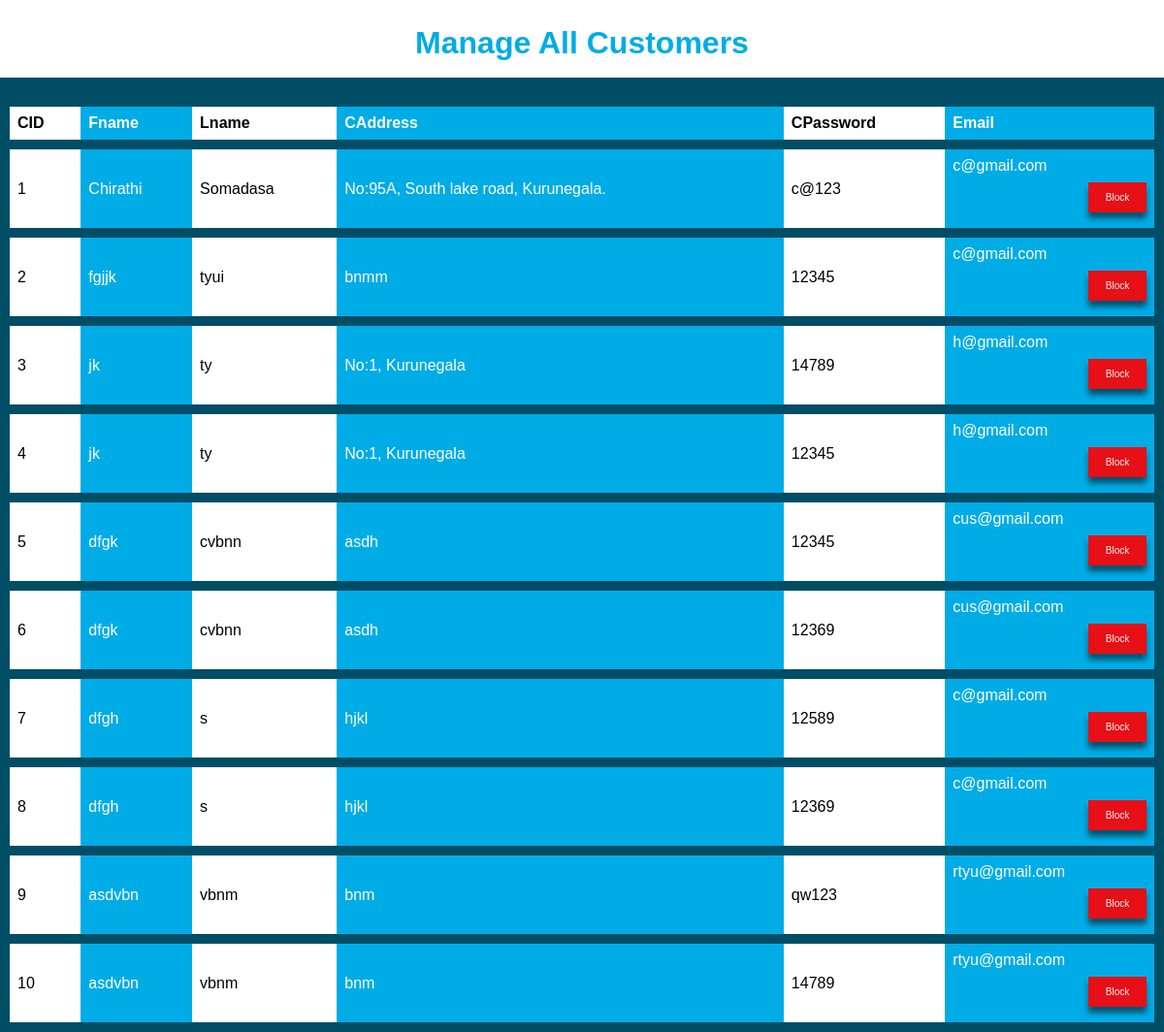
Page /customermanage.php on the committed database.
### tables this page shows
CREATE TABLE `customer` (
  `CID` int(10) NOT NULL,
  `Fname` varchar(20) NOT NULL,
  `Lname` varchar(20) NOT NULL,
  `CAddress` varchar(100) NOT NULL,
  `CPassword` varchar(8) NOT NULL,
  `Email` varchar(20) NOT NULL,
  `status_id` int(10) NOT NULL
);

### customermanage.php (the view, shortened to what this page needs)
<!DOCTYPE html>
<html>
<head>
  <link rel="stylesheet" type="text/css" href="Admin_styles/style.css" />
</head>
<body>
  <div style="background-color:white;height:60px;padding-top:5px;padding-bottom:15px;margin-bottom:20px;">
    <h1 class="adminheader">Manage All Customers</h2>
  </div>
  <div>
    <table>
      <tr>
        <th>CID</th>
        <th>Fname</th>
        <th>Lname</th>
        <th>CAddress</th>
        <th>CPassword</th>
        <th>Email</th>
      </tr>
      <?php
      require 'config.php';
      if (isset($_GET["page"])) {
        $page_no = $_GET["page"];
      } else {
        $page_no = 1;
      }
      $results_per_page = 10;
      $page_first_result = ((int)$page_no - 1) * $results_per_page;
      $view_product_rs = mysqli_query($conn, "SELECT * FROM `customer` LIMIT " . $results_per_page . " OFFSET " . $page_first_result);
      ?>
      <?php
      while ($product_data = $view_product_rs->fetch_assoc()) {
      ?>
        <tr>
          <td><span class="fs-6 fw-bold text-white"><?php echo $product_data["CID"]; ?></span></td>
          <td><span class="fs-6 fw-bold text-white"><?php echo $product_data["Fname"]; ?></span></td>
          <td><span class="fs-6 fw-bold text-white"><?php echo $product_data["Lname"]; ?></span></td>
          <td><span class="fs-6 fw-bold text-white"><?php echo $product_data["CAddress"]; ?></span></td>
          <td><span class="fs-6 fw-bold text-white"><?php echo $product_data["CPassword"]; ?></span></td>
          <td><span class="fs-6 fw-bold text-white"><?php echo $product_data["Email"]; ?></span>
            <form action="customerBlockProcess.php" method="POST">
              <?php
              $SID = $product_data["status_id"];
              if ($SID == "1") {
              ?>
                <button type="submit" name="<?php echo $product_data["CID"]; ?>"> Block</button>
              <?php
              } else {
              ?>
                <button type="submit" style="background-color: green;" name="<?php echo $product_data["CID"]; ?>"> UnBlock</button>
              <?php
              }
              ?>
            </form>
          </td>
        </tr>
      <?php
      }
      ?>
    </table>
  </div>
</body>
</html>

### Admin_styles/style.css (style rules this page uses)
body { margin:0px; padding:0px; width:100%; height:auto; }
::placeholder { color:white; }

### customermanage.php (style rules this page uses)
body { background-color: #004d66; }
table { font-family: arial, sans-serif; border-collapse: collapse; width: 100%; }
td, th { text-align: left; padding: 8px; }
tr { border: 10px solid #004d66; }
th:nth-child(even), td:nth-child(even) { background-color: #00ace6; color: white; }
th:nth-child(odd), td:nth-child(odd) { background-color: white; color: b; }
.adminheader { text-align: center; color: #00ace6; font-family: sans-serif; }
button { background-color: red; color: white; padding: 10px; margin: 8px 0; border: none; cursor: pointer; width: 30%; opacity: 0.9; box-shadow: 0 6px 6px rgba(0, 0, 0, 0.6); font-size: 10px; float: right; }

### rows in the picture
customer: CID "1", Fname "Chirathi", Lname "Somadasa", CAddress "No:95A, South lake road, Kurunegala.", CPassword "c@123", Email "c@gmail.com"
customer: CID "2", Fname "fgjjk", Lname "tyui", CAddress "bnmm", CPassword "12345", Email "c@gmail.com"
customer: CID "3", Fname "jk", Lname "ty", CAddress "No:1, Kurunegala", CPassword "14789", Email "h@gmail.com"
customer: CID "4", Fname "jk", Lname "ty", CAddress "No:1, Kurunegala", CPassword "12345", Email "h@gmail.com"
customer: CID "5", Fname "dfgk", Lname "cvbnn", CAddress "asdh", CPassword "12345", Email "cus@gmail.com"
customer: CID "6", Fname "dfgk", Lname "cvbnn", CAddress "asdh", CPassword "12369", Email "cus@gmail.com"
customer: CID "7", Fname "dfgh", Lname "s", CAddress "hjkl", CPassword "12589", Email "c@gmail.com"
customer: CID "8", Fname "dfgh", Lname "s", CAddress "hjkl", CPassword "12369", Email "c@gmail.com"
customer: CID "9", Fname "asdvbn", Lname "vbnm", CAddress "bnm", CPassword "qw123", Email "rtyu@gmail.com"
customer: CID "10", Fname "asdvbn", Lname "vbnm", CAddress "bnm", CPassword "14789", Email "rtyu@gmail.com"
